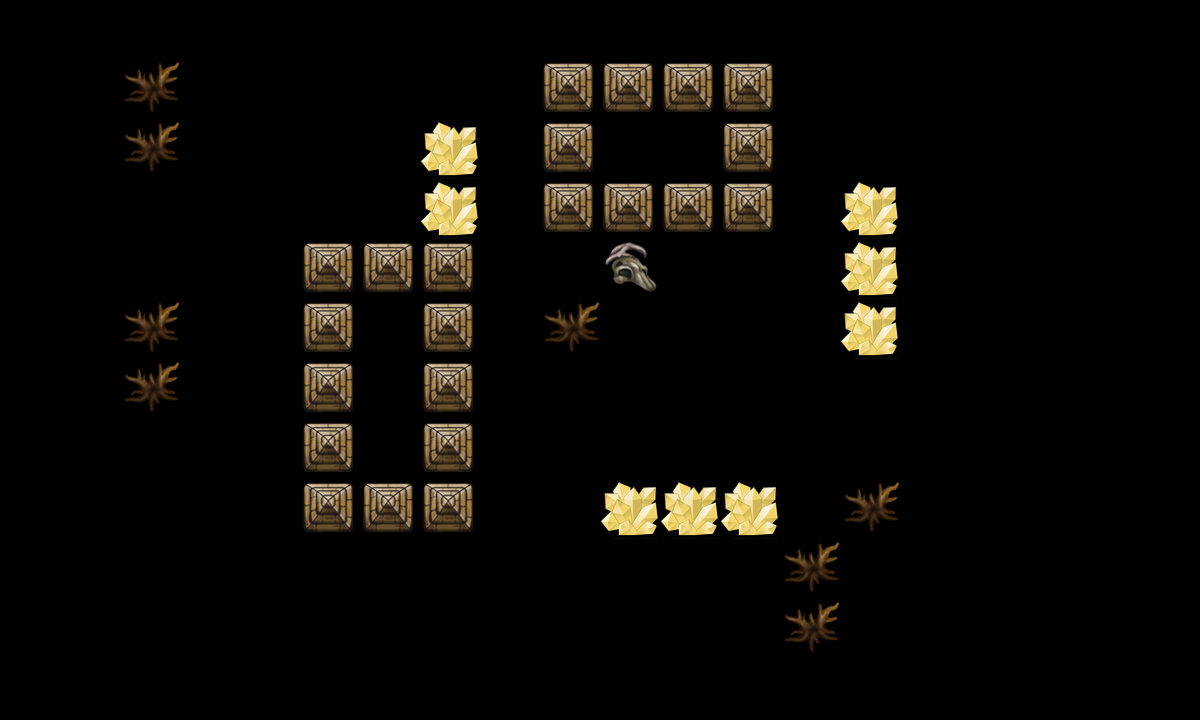

Tiled map render using the project's own tile images. Description and the map definition, with tile-layer contents summarised, below:
An orthogonal 20x12 tile map with 60x60 px tiles, 2 tile layers (canDes, cannotDes) and 15 objects (re3, re1, re2, tankpoint, re4, ...).

<map version="1.0" orientation="orthogonal" width="20" height="12" tilewidth="60" tileheight="60">
 <tileset firstgid="1" name="tmw_desert_spacing" tilewidth="60" tileheight="60">
  <image source="tmw_desert_spacing.png" width="480" height="300" />
  <tile id="30">
   <properties>
    <property name="canDes" value="1" />
   </properties>
  </tile>
 </tileset>
 <layer name="canDes" width="20" height="12">
  <data>[240 cells, 31 non-empty, 3 distinct tile ids]</data>
 </layer>
 <layer name="cannotDes" width="20" height="12">
  <data>[240 cells, 8 non-empty, 1 distinct tile ids]</data>
 </layer>
 <objectgroup name="spawnPoints" width="20" height="12">
  <object name="re3" x="384" y="580" width="60" height="60" />
  <object name="re1" x="827" y="391" width="60" height="60" />
  <object name="re2" x="300" y="60" width="60" height="60" />
  <object name="tankpoint" x="577" y="605" width="60" height="60" />
  <object name="re4" x="674" y="388" width="60" height="54" />
  <object name="re5" x="519" y="406" width="59" height="49" />
 </objectgroup>
 <objectgroup name="roadPoints" width="20" height="12" visible="0">
  <object name="p1" x="300" y="540" width="60" height="60" />
  <object name="p2" x="298" y="300" width="60" height="60" />
  <object name="p3" x="720" y="300" width="60" height="60" />
  <object name="p4" x="720" y="60" width="60" height="60" />
  <object name="p5" x="960" y="60" width="60" height="60" />
 </objectgroup>
 <objectgroup name="bossPoint" width="20" height="12" visible="0">
  <object name="boss1" x="240" y="60" width="60" height="60" />
 </objectgroup>
 <objectgroup name="buildingPoint" width="20" height="12" visible="0">
  <object name="building1" x="540" y="60" width="60" height="60" />
 </objectgroup>
 <objectgroup name="endPoint" width="20" height="12">
  <object name="endpoint" x="660" y="300" width="60" height="60" />
 </objectgroup>
 <objectgroup name="morePoint" width="20" height="12">
  <object name="morepoint" x="833" y="80" width="60" height="60" />
 </objectgroup>
</map>
